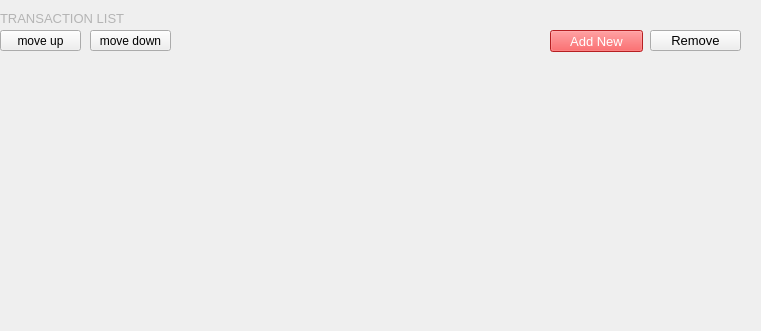
    <widget class="QWidget" name="widget_3" native="true">
     <property name="geometry">
      <rect>
       <x>0</x>
       <y>580</y>
       <width>761</width>
       <height>331</height>
      </rect>
     </property>
     <widget class="QPushButton" name="moveDnBtn">
      <property name="enabled">
       <bool>true</bool>
      </property>
      <property name="geometry">
       <rect>
        <x>90</x>
        <y>30</y>
        <width>81</width>
        <height>21</height>
       </rect>
      </property>
      <property name="toolTip">
       <string>&lt;html&gt;&lt;head/&gt;&lt;body&gt;&lt;p&gt;coming soon...&lt;/p&gt;&lt;/body&gt;&lt;/html&gt;</string>
      </property>
      <property name="styleSheet">
       <string notr="true">QPushButton:disabled{
background-color: rgb(245, 245, 245);
color:rgb(136, 136, 136);
}</string>
      </property>
      <property name="text">
       <string>move down</string>
      </property>
     </widget>
     <widget class="QPushButton" name="moveUpBtn">
      <property name="enabled">
       <bool>true</bool>
      </property>
      <property name="geometry">
       <rect>
        <x>0</x>
        <y>30</y>
        <width>81</width>
        <height>21</height>
       </rect>
      </property>
      <property name="toolTip">
       <string>&lt;html&gt;&lt;head/&gt;&lt;body&gt;&lt;p&gt;coming soon...&lt;/p&gt;&lt;/body&gt;&lt;/html&gt;</string>
      </property>
      <property name="styleSheet">
       <string notr="true">QPushButton:disabled{
background-color: rgb(245, 245, 245);
color:rgb(136, 136, 136);
}</string>
      </property>
      <property name="text">
       <string>move up</string>
      </property>
     </widget>
     <widget class="QLabel" name="agent1Label_9">
      <property name="geometry">
       <rect>
        <x>0</x>
        <y>10</y>
        <width>321</width>
        <height>16</height>
       </rect>
      </property>
      <property name="font">
       <font>
        <pointsize>10</pointsize>
        <weight>1</weight>
        <bold>false</bold>
       </font>
      </property>
      <property name="styleSheet">
       <string notr="true">font-size:10pt;
color: rgb(180, 180, 180);</string>
      </property>
      <property name="text">
       <string>TRANSACTION LIST</string>
      </property>
     </widget>
     <widget class="QPushButton" name="removeButton">
      <property name="geometry">
       <rect>
        <x>650</x>
        <y>30</y>
        <width>91</width>
        <height>21</height>
       </rect>
      </property>
      <property name="toolTip">
       <string>&lt;html&gt;&lt;head/&gt;&lt;body&gt;&lt;p&gt;Remove the curently selected transaction&lt;/p&gt;&lt;/body&gt;&lt;/html&gt;</string>
      </property>
      <property name="styleSheet">
       <string notr="true">font-size: 10pt;</string>
      </property>
      <property name="text">
       <string>Remove</string>
      </property>
     </widget>
     <widget class="QPushButton" name="addButton">
      <property name="geometry">
       <rect>
        <x>550</x>
        <y>30</y>
        <width>93</width>
        <height>22</height>
       </rect>
      </property>
      <property name="toolTip">
       <string>&lt;html&gt;&lt;head/&gt;&lt;body&gt;&lt;p&gt;Add a new transaction&lt;/p&gt;&lt;/body&gt;&lt;/html&gt;</string>
      </property>
      <property name="styleSheet">
       <string notr="true">QPushButton{
background-color: rgb(255, 44, 47);
border-color: rgb(255, 255, 255);
color: white;
font-size:10pt;
}


QPushButton:pressed {
background-color: rgb(245, 182, 183);
border-color: rgb(255, 144, 146);
}
</string>
      </property>
      <property name="text">
       <string>Add New</string>
      </property>
     </widget>
    </widget>
